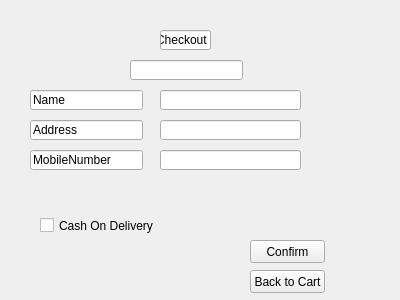
<?xml version="1.0" encoding="UTF-8"?>
<ui version="4.0">
 <class>checkout</class>
 <widget class="QWidget" name="checkout">
  <property name="geometry">
   <rect>
    <x>0</x>
    <y>0</y>
    <width>400</width>
    <height>300</height>
   </rect>
  </property>
  <property name="windowTitle">
   <string>Form</string>
  </property>
  <widget class="QLineEdit" name="lineEdit">
   <property name="geometry">
    <rect>
     <x>160</x>
     <y>30</y>
     <width>51</width>
     <height>20</height>
    </rect>
   </property>
   <property name="text">
    <string>Checkout</string>
   </property>
  </widget>
  <widget class="QLineEdit" name="lineEdit_2">
   <property name="geometry">
    <rect>
     <x>30</x>
     <y>90</y>
     <width>113</width>
     <height>20</height>
    </rect>
   </property>
   <property name="text">
    <string>Name</string>
   </property>
  </widget>
  <widget class="QLineEdit" name="Name">
   <property name="geometry">
    <rect>
     <x>160</x>
     <y>90</y>
     <width>141</width>
     <height>20</height>
    </rect>
   </property>
  </widget>
  <widget class="QLineEdit" name="lineEdit_4">
   <property name="geometry">
    <rect>
     <x>30</x>
     <y>120</y>
     <width>113</width>
     <height>20</height>
    </rect>
   </property>
   <property name="text">
    <string>Address</string>
   </property>
  </widget>
  <widget class="QLineEdit" name="Address">
   <property name="geometry">
    <rect>
     <x>160</x>
     <y>120</y>
     <width>141</width>
     <height>20</height>
    </rect>
   </property>
  </widget>
  <widget class="QLineEdit" name="lineEdit_6">
   <property name="geometry">
    <rect>
     <x>30</x>
     <y>150</y>
     <width>113</width>
     <height>20</height>
    </rect>
   </property>
   <property name="text">
    <string>MobileNumber</string>
   </property>
  </widget>
  <widget class="QLineEdit" name="MobileNumber">
   <property name="geometry">
    <rect>
     <x>160</x>
     <y>150</y>
     <width>141</width>
     <height>20</height>
    </rect>
   </property>
  </widget>
  <widget class="QLineEdit" name="OrderId">
   <property name="geometry">
    <rect>
     <x>130</x>
     <y>60</y>
     <width>113</width>
     <height>20</height>
    </rect>
   </property>
  </widget>
  <widget class="QPushButton" name="ConfirmButton">
   <property name="geometry">
    <rect>
     <x>250</x>
     <y>240</y>
     <width>75</width>
     <height>23</height>
    </rect>
   </property>
   <property name="text">
    <string>Confirm</string>
   </property>
  </widget>
  <widget class="QCheckBox" name="checkBox">
   <property name="geometry">
    <rect>
     <x>40</x>
     <y>210</y>
     <width>141</width>
     <height>31</height>
    </rect>
   </property>
   <property name="text">
    <string>Cash On Delivery</string>
   </property>
  </widget>
  <widget class="QPushButton" name="CartButton">
   <property name="geometry">
    <rect>
     <x>250</x>
     <y>270</y>
     <width>75</width>
     <height>23</height>
    </rect>
   </property>
   <property name="text">
    <string>Back to Cart</string>
   </property>
  </widget>
 </widget>
 <resources/>
 <connections/>
</ui>
